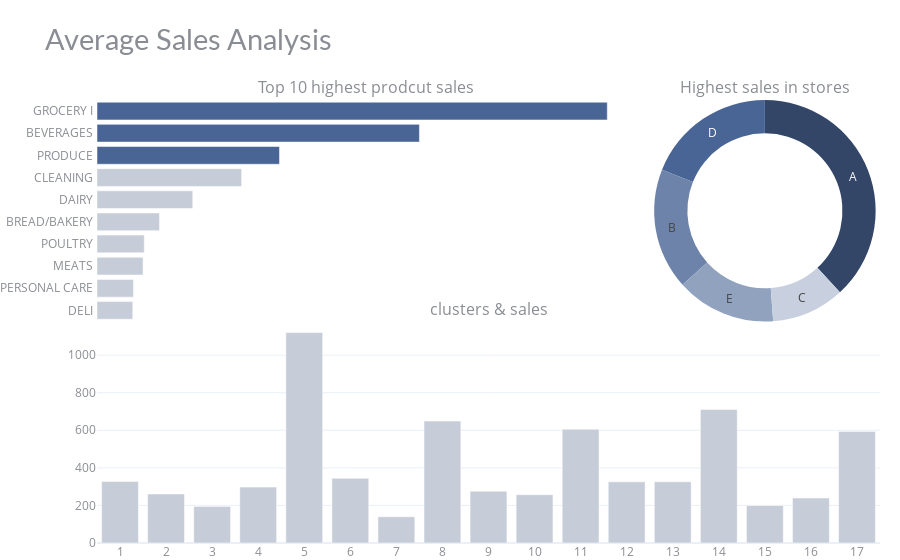

Notebook code for this chart:
### Code cell
# graph color
df_family_sales['color'] = '#496595'
df_family_sales['color'][3:] = '#c6ccd8'
df_cluster_sales['color'] = '#c6ccd8'

# graph
fig = make_subplots(rows=2, cols=2, 
                   specs = [[{'type' : 'bar'}, {'type' : 'pie'}],
                            [{'colspan':2}, None]],
                    column_width=[0.7, 0.3], vertical_spacing = 0, horizontal_spacing=0.02,
                    subplot_titles = ('Top 10 highest prodcut sales', 'Highest sales in stores', 'clusters & sales'))

fig.add_trace(go.Bar(x=df_family_sales['sales'], y=df_family_sales['family'], marker=dict(color = df_family_sales['color']),
                    name='Family', orientation='h'), row=1, col =1 )

fig.add_trace(go.Pie(values=df_stores_sales['sales'], labels = df_stores_sales['store_type'], name='store_type', 
                    marker = dict(colors=['#334668','#496595','#6D83AA','#91A2BF','#C8D0DF']), hole = 0.7,
                    hoverinfo = 'label+percent+value', textinfo = 'label'), row=1, col=2)

fig.add_trace(go.Bar(x = df_cluster_sales['cluster'], y = df_cluster_sales['sales'], marker=dict(color = df_cluster_sales['color']),
                    name = 'cluster'), row = 2, col =1)

# graph styling

fig.update_yaxes(showgrid=False, ticksuffix=' ', categoryorder='total ascending', row=1, col=1)
fig.update_xaxes(visible=False, row=1, col=1)
fig.update_xaxes(tickmode = 'array', tickvals=df_cluster_sales.cluster, ticktext=[i for i in range(1,17)], row=2, col=1)
fig.update_yaxes(visible=True, row=2, col=1)
fig.update_layout(height=500, bargap=0.2,
                  margin=dict(b=0,r=20,l=20), xaxis=dict(tickmode='linear'),
                  title_text="Average Sales Analysis",
                  template="plotly_white",
                  title_font=dict(size=29, color='#8a8d93', family="Lato, sans-serif"),
                  font=dict(color='#8a8d93'), 
                  hoverlabel=dict(bgcolor="#f2f2f2", font_size=13, font_family="Lato, sans-serif"),
                  showlegend=False)
fig.show()

### Figure 1 — Plotly figure (JSON) as saved in the notebook; plotly's stock layout.template omitted (floating-point values rounded to 4 significant figures)
{"data": [{"marker": {"color": ["#496595", "#496595", "#496595", "#c6ccd8", "#c6ccd8", "#c6ccd8", "#c6ccd8", "#c6ccd8", "#c6ccd8", "#c6ccd8"]}, "name": "Family", "orientation": "h", "type": "bar", "x": [3790.0, 2395.0, 1355.0, 1074.0, 711.2, 464.2, 351.1, 342.0, 271.2, 265.6], "xaxis": "x", "y": ["GROCERY I", "BEVERAGES", "PRODUCE", "CLEANING", "DAIRY", "BREAD/BAKERY", "POULTRY", "MEATS", "PERSONAL CARE", "DELI"], "yaxis": "y"}, {"domain": {"x": [0.706, 1], "y": [0.5, 1]}, "hole": 0.7, "hoverinfo": "label+percent+value", "labels": ["A", "D", "B", "E", "C"], "marker": {"colors": ["#334668", "#496595", "#6D83AA", "#91A2BF", "#C8D0DF"]}, "name": "store_type", "textinfo": "label", "type": "pie", "values": [708.4, 352.1, 328.3, 270.3, 197.8]}, {"marker": {"color": ["#c6ccd8", "#c6ccd8", "#c6ccd8", "#c6ccd8", "#c6ccd8", "#c6ccd8", "#c6ccd8", "#c6ccd8", "#c6ccd8", "#c6ccd8", "#c6ccd8", "#c6ccd8", "#c6ccd8", "#c6ccd8", "#c6ccd8", "#c6ccd8", "#c6ccd8"]}, "name": "cluster", "type": "bar", "x": [1, 2, 3, 4, 5, 6, 7, 8, 9, 10, 11, 12, 13, 14, 15, 16, 17], "xaxis": "x2", "y": [327.0, 261.0, 194.9, 297.5, 1120.0, 344.3, 139.8, 649.0, 275.7, 257.0, 605.8, 325.6, 325.8, 710.9, 199.4, 239.6, 594.1], "yaxis": "y2"}], "layout": {"annotations": [{"font": {"size": 16}, "showarrow": false, "text": "Top 10 highest prodcut sales", "x": 0.343, "xanchor": "center", "xref": "paper", "y": 1, "yanchor": "bottom", "yref": "paper"}, {"font": {"size": 16}, "showarrow": false, "text": "Highest sales in stores", "x": 0.853, "xanchor": "center", "xref": "paper", "y": 1, "yanchor": "bottom", "yref": "paper"}, {"font": {"size": 16}, "showarrow": false, "text": "clusters & sales", "x": 0.5, "xanchor": "center", "xref": "paper", "y": 0.5, "yanchor": "bottom", "yref": "paper"}], "autosize": true, "bargap": 0.2, "font": {"color": "#8a8d93"}, "hoverlabel": {"bgcolor": "#f2f2f2", "font": {"family": "Lato, sans-serif", "size": 13}}, "margin": {"b": 0, "l": 20, "r": 20}, "showlegend": false, "title": {"font": {"color": "#8a8d93", "family": "Lato, sans-serif", "size": 29}, "text": "Average Sales Analysis"}, "xaxis": {"anchor": "y", "autorange": true, "domain": [0, 0.686], "range": [0, 3990.0], "tickmode": "linear", "type": "linear", "visible": false}, "xaxis2": {"anchor": "y2", "autorange": true, "domain": [0, 1], "range": [0.5, 17.5], "tickmode": "array", "ticktext": [1, 2, 3, 4, 5, 6, 7, 8, 9, 10, 11, 12, 13, 14, 15, 16], "tickvals": [1, 2, 3, 4, 5, 6, 7, 8, 9, 10, 11, 12, 13, 14, 15, 16, 17], "type": "linear"}, "yaxis": {"anchor": "x", "autorange": true, "categoryorder": "total ascending", "domain": [0.5, 1], "range": [-0.5, 9.5], "showgrid": false, "ticksuffix": " ", "type": "category"}, "yaxis2": {"anchor": "x2", "autorange": true, "domain": [0, 0.5], "range": [0, 1179.0], "type": "linear", "visible": true}}}
